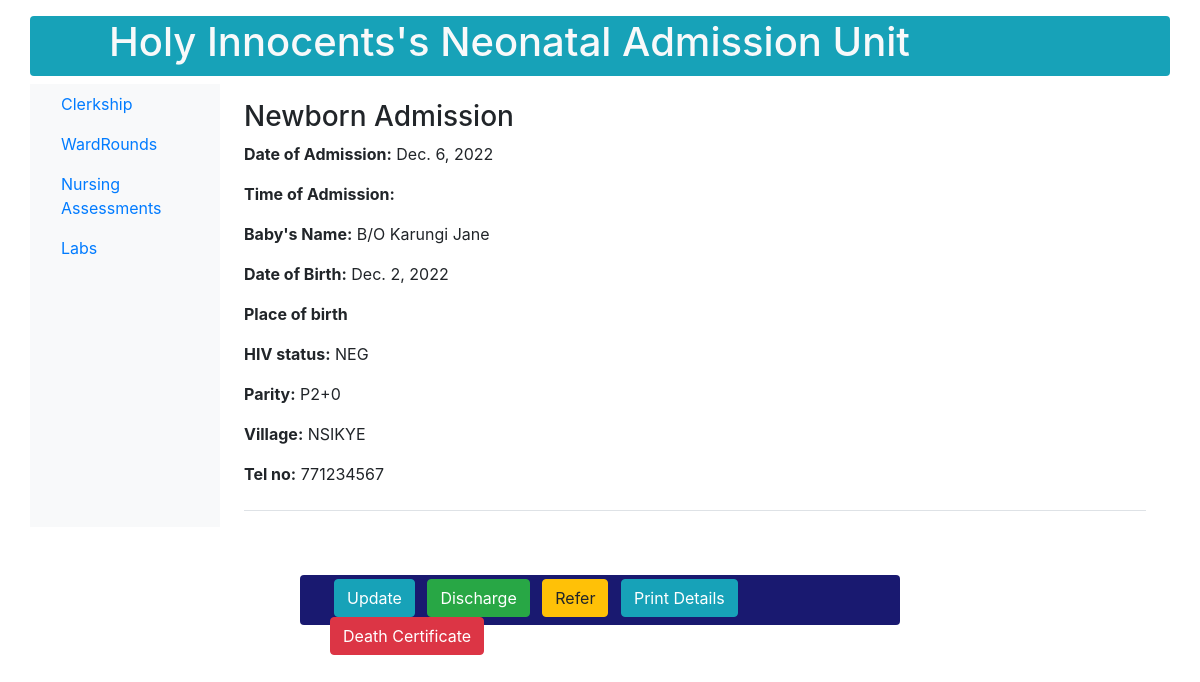
Before: /newborn/print/1/ with the older database file.
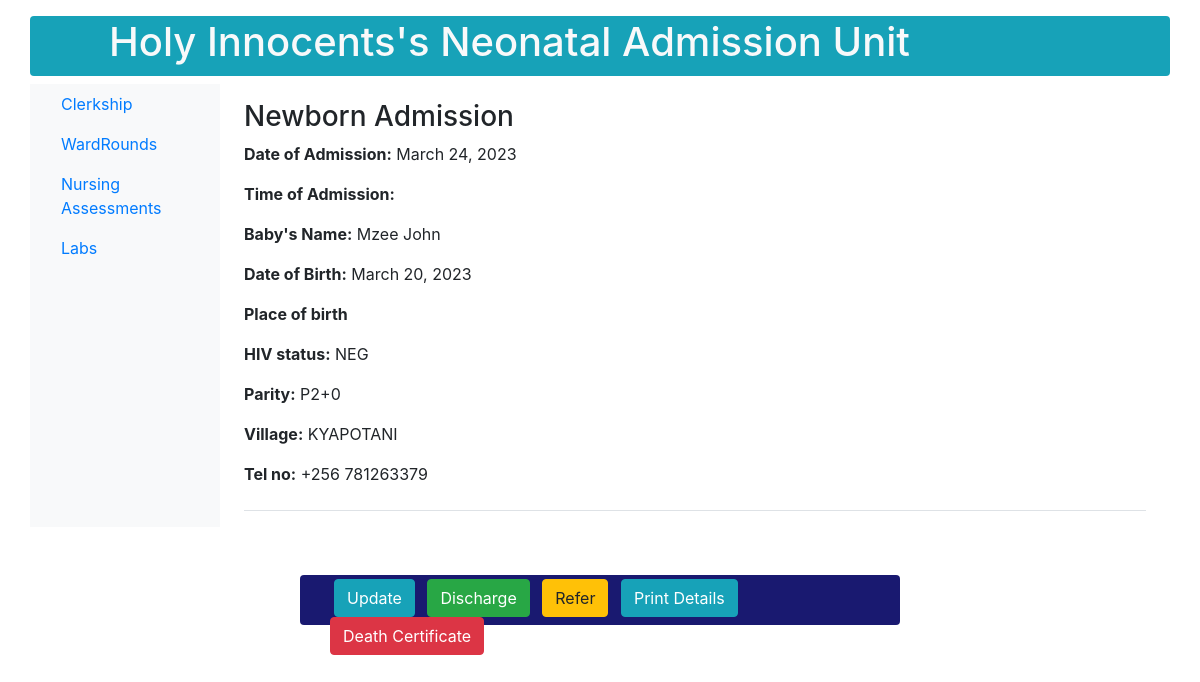
After: the same page with the newer database file.
### newborn/models.py (models this page shows, shortened)
class Newborn(models.Model):
    name = models.CharField(max_length=50)
    sex = models.CharField(max_length=10, choices=SEX)
    date_of_birth = models.DateField()
    birth_weight = models.DecimalField(max_digits=2, decimal_places=1)
    admission_date = models.DateField()
    age_in_days = models.IntegerField(default=0)
    gestation_age = models.IntegerField(default=28)
    diagnosis = models.CharField(max_length=100)
    mother = models.ForeignKey(MotherDetails, on_delete=models.CASCADE, null=True)
    class Meta:
        ordering = ['admission_date']

class MotherDetails(models.Model):
    name = models.CharField(max_length=50)
    age = models.IntegerField(default=28)
    blood_group = models.CharField(max_length=3, choices=BLOOD_GROUP)
    parity = models.CharField(max_length=100)
    number_of_living_children = models.CharField(max_length=100)
    hiv_status = models.CharField(max_length=3, choices=HIV_STATUS)
    level_of_education = models.CharField(max_length=2, choices=LEVEL_OF_EDUCATION)
    occupation = models.CharField(max_length=3, choices=OCCUPATION)
    location = models.ForeignKey(MotherLocation, on_delete=models.CASCADE, null=True)

class MotherLocation(models.Model):
    country = models.CharField(max_length=100)
    district = models.CharField(max_length=100)
    subcounty = models.CharField(max_length=100)
    parish = models.CharField(max_length=100)
    village = models.CharField(max_length=100)
    nin_no = models.CharField(max_length=100, default='CMX10000000')
    contact = models.CharField(max_length=100, default='+256 ')

### newborn/views.py (the view)
# urls.py: path('newborn/print/<int:pk>/', views.print_detail),
def print_detail(request, pk):
    context = {
            'newborn': Newborn.objects.get(pk=pk)
    }
    return render(request, 'newborn/details.html', context)

### newborn/templates/newborn/details.html (shortened to what this page needs)
{% load static %}
<!DOCTYPE html>
{% load crispy_forms_tags %}
{% load bootstrap4 %}
{% bootstrap_css %}
<html lang="en">
<head>
</head>
<body>
    <nav class="container navbar navbar-expand-md navbar-light bg-info topnavbar text-light justify-text-center mb-2 mt-3 rounded" style="height: 60px;">
        <div class="container">
            <ul class="ml-5 nav navbar-nav navbar-center">
                <li>
                    <h1 class="text-center">Holy Innocents's Neonatal Admission Unit<h1>
                </li>
            </ul>
        </div>
     </nav>
    <div class="container">
        <div class="row">
            <nav class="col-md-2 d-none d-md-block bg-light sidebar">
                <div class="sidebar-sticky">
                    <ul class="nav flex-column">
                        <li class="nav-item">
                            <a class="nav-link" href="#">Clerkship</a>
                        </li>
                        <li class="nav-item">
                            <a class="nav-link" href="#">WardRounds</a>
                        </li>
                        <li class="nav-item">
                            <a class="nav-link" href="#">Nursing Assessments</a>
                        </li>
                        <li class="nav-item">
                            <a class="nav-link" href="{% url 'lab-request' %}">Labs</a>
                        </li>
                     </ul>
                 </div>
              </nav>
              <main role="main" class="col-md-9 ml-sm-auto col-lg-10 px-4">
                <div class="justify-content-between flex-wrap flex-md-nowrap align-items-center pt-3 pb-2 mb-3 border-bottom">
                    <h3>Newborn Admission</h3>
                    <p><b>Date of Admission:</b> {{ newborn.admission_date}}</p>
                    <p><b>Time of Admission:</b> </p>
                    <p><b>Baby's Name:</b> {{ newborn.name}}</p>
                    <p><b>Date of Birth:</b> {{ newborn.date_of_birth}}</p> <p><b>Place of birth</b></p>
                    <p><b>HIV status:</b> {{ newborn.mother.hiv_status}}</p>
                    <p><b>Parity:</b> {{ newborn.mother.parity}}</p>
                    <p><b>Village:</b> {{ newborn.mother.location.village}}</p>
                    <p><b>Tel no:</b> {{ newborn.mother.location.contact}} </p></div>
                 </div>
            </div>
        <div class="container mt-5 justify-content-center rounded" style="height: 50px; width: 600px; background-color: #191970;">
            <div class="container mt-5 py-1 justify-content-center">
                <a class="btn btn-info ml-1 mr-2" href="#" role="button">Update</a>
                <a class="btn btn-success mr-2" href="{% url 'discharge' pk=newborn.id %}" role="button">Discharge</a>
                <a class="btn btn-warning mr-2" href="#" role="button">Refer</a>
                <a class="btn btn-info" href="{% url 'more-details' newborn.pk %}" role="button">Print Details</a>
                <a class="btn btn-danger" href="#" role="button">Death Certificate</a>
            </div>
        </div>
</body>
</html>

Changed rows visible on the page:
changed Newborn "NEG": admission_date "Dec. 6, 2022" → "March 24, 2023"; name "B/O Karungi Jane" → "Mzee John"; date_of_birth "Dec. 2, 2022" → "March 20, 2023"; mother.location.village "NSIKYE" → "KYAPOTANI"; mother.location.contact "771234567" → "+256 781263379"
